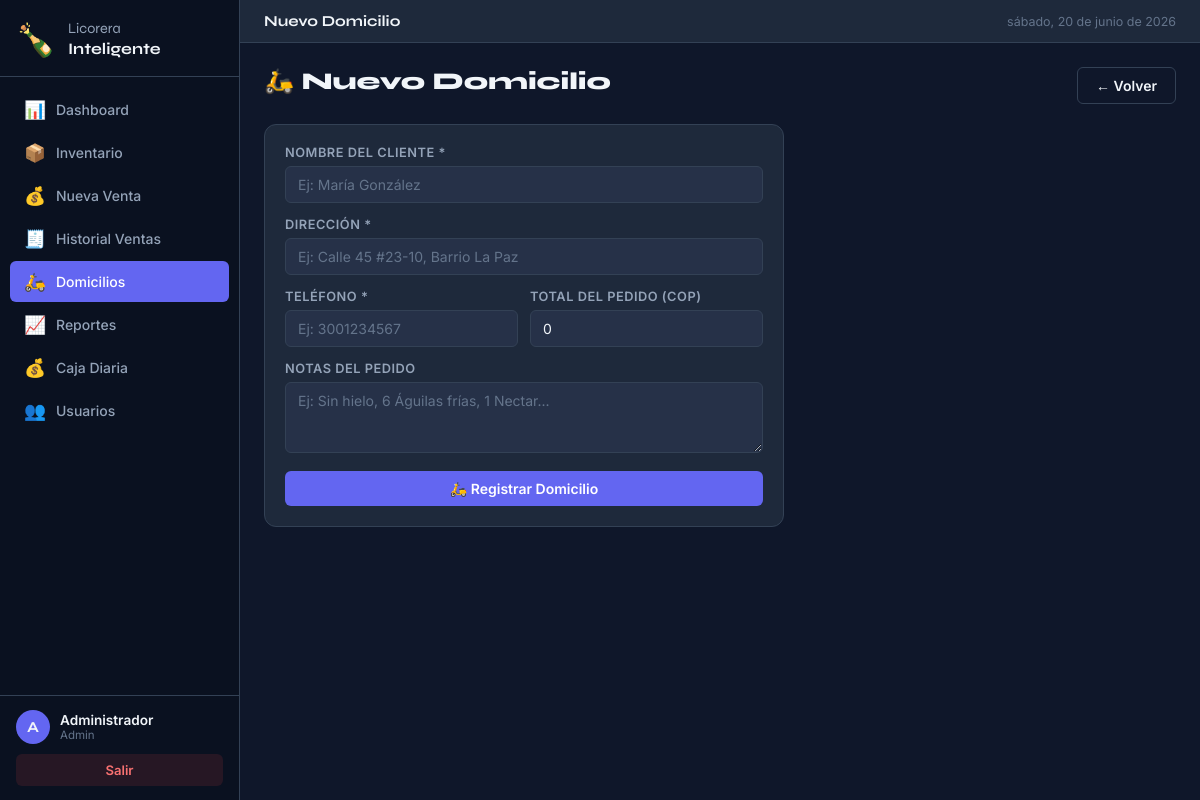
Page /deliveries/add (signed in) on the committed database.
### models/user.py (models this page shows, shortened)
class User(UserMixin, db.Model):
    __tablename__ = 'users'
    id         = db.Column(db.Integer, primary_key=True)
    username   = db.Column(db.String(50), unique=True, nullable=False)
    full_name  = db.Column(db.String(100), nullable=False)
    password_hash = db.Column(db.String(256), nullable=False)
    role       = db.Column(db.String(20), default='empleado')  # 'admin' o 'empleado'
    created_at = db.Column(db.DateTime, default=datetime.utcnow)
    is_active  = db.Column(db.Boolean, default=True)
    def is_admin(self):
        return self.role == 'admin'

### routes/deliveries.py (the view, shortened to what this page needs)
@deliveries_bp.route('/add', methods=['GET', 'POST'])
@login_required
def add():
    return render_template('deliveries/form.html', delivery=None, statuses=DELIVERY_STATUSES)

### app.py (called while the page is built)
@login_manager.user_loader
def load_user(user_id):
    return User.query.get(int(user_id))

### templates/deliveries/form.html (shortened to what this page needs)
{% extends 'base.html' %}
{% block page_title %}{{ 'Editar' if delivery else 'Nuevo' }} Domicilio{% endblock %}
{% block content %}
<div class="page-header">
  <div>
    <h2 class="page-title">{{ '✏️ Editar Domicilio' if delivery else '🛵 Nuevo Domicilio' }}</h2>
  </div>
  <a href="{{ url_for('deliveries.index') }}" class="btn btn-outline">← Volver</a>
</div>
<div class="card" style="max-width:520px">
  <form method="POST">
    <div class="form-group">
      <label class="form-label">Nombre del Cliente *</label>
      <input class="form-input" type="text" name="customer_name" required
             value="{{ delivery.customer_name if delivery else '' }}"
             placeholder="Ej: María González"/>
    </div>
    <div class="form-group">
      <label class="form-label">Dirección *</label>
      <input class="form-input" type="text" name="address" required
             value="{{ delivery.address if delivery else '' }}"
             placeholder="Ej: Calle 45 #23-10, Barrio La Paz"/>
    </div>
    <div class="form-row">
      <div class="form-group">
        <label class="form-label">Teléfono *</label>
        <input class="form-input" type="tel" name="phone" required
               value="{{ delivery.phone if delivery else '' }}"
               placeholder="Ej: 3001234567"/>
      </div>
      <div class="form-group">
        <label class="form-label">Total del Pedido (COP)</label>
        <input class="form-input" type="number" name="total" min="0"
               value="{{ delivery.total|int if delivery else 0 }}"/>
      </div>
    </div>
    <div class="form-group">
      <label class="form-label">Notas del Pedido</label>
      <textarea class="form-input" name="notes" rows="3"
                placeholder="Ej: Sin hielo, 6 Águilas frías, 1 Nectar...">{{ delivery.notes if delivery else '' }}</textarea>
    </div>
    <button class="btn btn-primary btn-block" type="submit">
      {{ '💾 Guardar' if delivery else '🛵 Registrar Domicilio' }}
    </button>
  </form>
</div>
{% endblock %}

### templates/base.html (shortened to what this page needs)
<!DOCTYPE html>
<html lang="es">
<head>
  <link rel="stylesheet" href="{{ url_for('static', filename='css/style.css') }}"/>
</head>
<body>
<aside class="sidebar" id="sidebar">
  <div class="sidebar-brand">
    <span class="brand-icon">🍾</span>
    <span class="brand-text">Licorera<br><strong>Inteligente</strong></span>
  </div>
  <nav class="sidebar-nav">
    <a href="{{ url_for('dashboard.index') }}" class="nav-item {% if request.blueprint == 'dashboard' %}active{% endif %}">
      <span class="nav-icon">📊</span><span class="nav-label">Dashboard</span>
    </a>
    <a href="{{ url_for('inventory.index') }}" class="nav-item {% if request.blueprint == 'inventory' %}active{% endif %}">
      <span class="nav-icon">📦</span><span class="nav-label">Inventario</span>
    </a>
    <a href="{{ url_for('sales.new') }}" class="nav-item {% if request.blueprint == 'sales' and request.endpoint == 'sales.new' %}active{% endif %}">
      <span class="nav-icon">💰</span><span class="nav-label">Nueva Venta</span>
    </a>
    <a href="{{ url_for('sales.index') }}" class="nav-item {% if request.blueprint == 'sales' and request.endpoint == 'sales.index' %}active{% endif %}">
      <span class="nav-icon">🧾</span><span class="nav-label">Historial Ventas</span>
    </a>
    <a href="{{ url_for('deliveries.index') }}" class="nav-item {% if request.blueprint == 'deliveries' %}active{% endif %}">
      <span class="nav-icon">🛵</span><span class="nav-label">Domicilios</span>
    </a>
    <a href="{{ url_for('reports.index') }}" class="nav-item {% if request.blueprint == 'reports' %}active{% endif %}">
      <span class="nav-icon">📈</span><span class="nav-label">Reportes</span>
    </a>
    <a href="{{ url_for('cashregister.index') }}" class="nav-item {% if request.blueprint == 'cashregister' %}active{% endif %}">
      <span class="nav-icon">💰</span><span class="nav-label">Caja Diaria</span>
    </a>
    {% if current_user.is_admin() %}
    <a href="{{ url_for('auth.users') }}" class="nav-item {% if request.blueprint == 'auth' and request.endpoint != 'auth.login' %}active{% endif %}">
      <span class="nav-icon">👥</span><span class="nav-label">Usuarios</span>
    </a>
    {% endif %}
  </nav>
  <div class="sidebar-footer">
    <div class="user-info">
      <div class="user-avatar">{{ current_user.full_name[0] }}</div>
      <div>
        <div class="user-name">{{ current_user.full_name }}</div>
        <div class="user-role">{{ current_user.role|capitalize }}</div>
      </div>
    </div>
    <a href="{{ url_for('auth.logout') }}" class="logout-btn">Salir</a>
  </div>
</aside>
<main class="main-content">
  <div class="topbar">
    <span class="topbar-title">{% block page_title %}{% endblock %}</span>
    <span class="topbar-date" id="current-date"></span>
  </div>
  <div class="page-content">
    {% block content %}{% endblock %}
  </div>
</main>
</body>
</html>

### rows in the picture
User: full_name "A", full_name "Administrador", role "Admin"

### other values in the picture
{{ 'Editar' if delivery else 'Nuevo' }} "Nuevo"
{{ '✏️ Editar Domicilio' if delivery else '🛵 Nuevo Domicilio' }} "🛵 Nuevo Domicilio"
{{ '💾 Guardar' if delivery else '🛵 Registrar Domicilio' }} "🛵 Registrar Domicilio"
